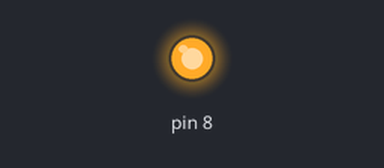
This program was run on a simulated Raspberry Pi (header pin numbers). On the bench: output pins drawn as LEDs (lit = HIGH). At 5.0 s the program stops and its outputs stay as they are.

Above: at 0.1 s.
At 5.1 s:
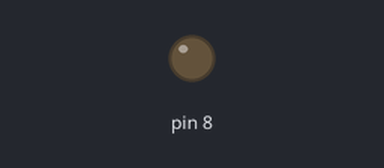
Timing chart, 0 to 6.5 s (numbered marks = the images above):
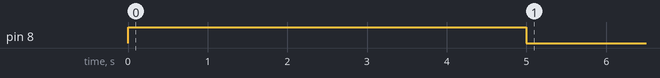

Measured:
- by itself, pin 8: LOW → HIGH at 0.00 s, → LOW 5.0 s later

The program:

Light_Up.py
```python
#!/usr/bin/python2.7
import RPi.GPIO as GPIO # Import GPIO lib
import time

GPIO.setmode(GPIO.BOARD) # Use pin number instead of BCM number
GPIO.setup(8, GPIO.OUT) # Setup GPIO pin 8 To OUT

GPIO.output(8, True) # Turn on GPIO pin 8
time.sleep(5) # Wait 5 seconds
GPIO.cleanup() # Clean GPIO
```
